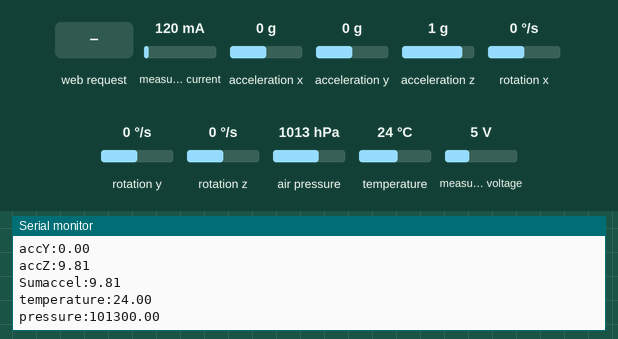
Recording of a sketch running on a simulated ESP32. Shown: the last lines printed to the serial monitor. The test bench sets the inputs (shaded band); at power-on: acceleration x 0 g, acceleration y 0 g, acceleration z 1 g, air pressure 1013 hPa, temperature 24 °C, measured current 120 mA, rotation x 0 °/s, rotation y 0 °/s, rotation z 0 °/s, measured voltage 5 V. WiFi joins after 1.5 s; servers stay silent unless stated; storage starts empty.

Above: at 1.2 s.
1.3 s: acceleration x set to -1.4 g
At 1.43 s:
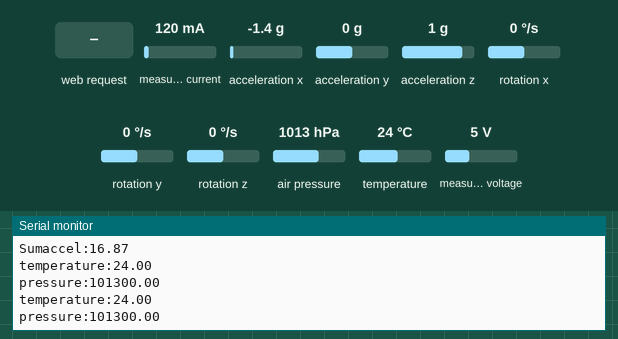
2.8 s: HTTP request GET /readings received
4.3 s: acceleration y set to -1.4 g
At 4.62 s:
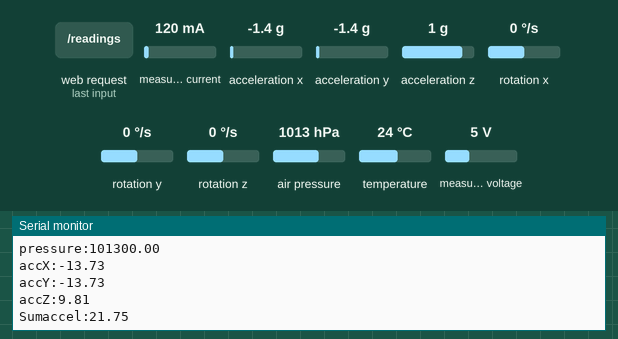
5.8 s: acceleration z set to -1.4 g
At 6.0 s:
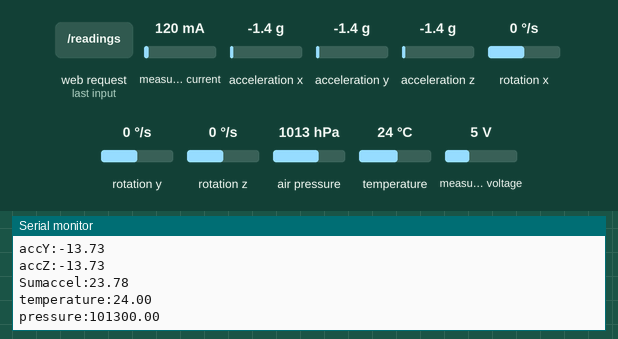
7.3 s: air pressure set to 952 hPa
At 7.64 s:
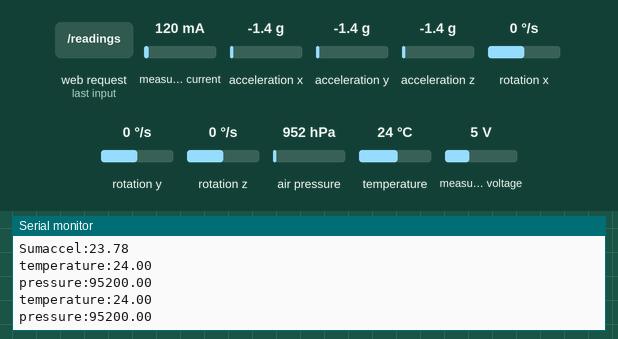
8.8 s: temperature set to 12 °C
At 9.01 s:
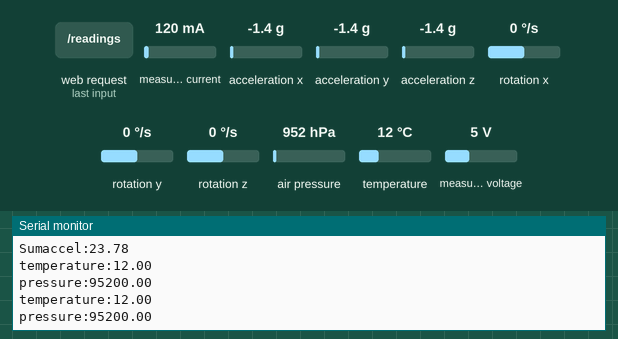
Timing chart, 0 to 11.3 s (numbered marks = the images above; inputs shaded):
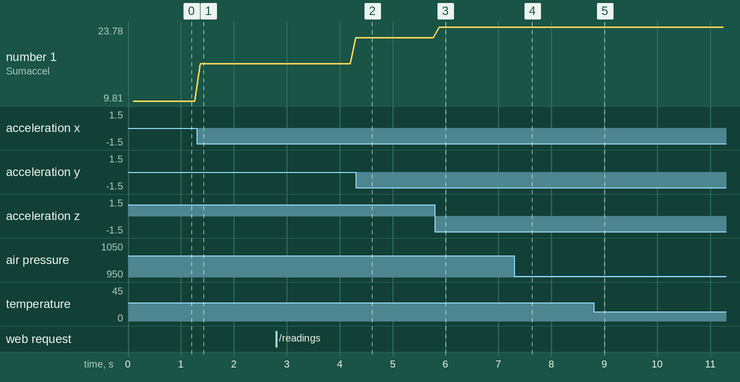

The sketch:

ESP32_Gauges_IMU_INA219.ino
```cpp
// (licence header left out)
#include <Arduino.h>
#include <WiFi.h>
#include <AsyncTCP.h>
#include <ESPAsyncWebServer.h>
#include "LittleFS.h"
#include <Arduino_JSON.h>
#include <Adafruit_BMP280.h>  //change to BMP
#include <Adafruit_Sensor.h>
//Added below
#include <Adafruit_MPU6050.h>
#include <Adafruit_INA219.h>


// Replace with your network credentials
const char* ssid = "ESP32_INA219_IMU_Gauges";
const char* password = "REPLACE_WITH_YOUR_PASSWORD";

// Create AsyncWebServer object on port 80
AsyncWebServer server(80);

// Create an Event Source on /events
AsyncEventSource events("/events");

// Json Variable to Hold Sensor Readings
JSONVar readings;

// Timer variables
unsigned long lastTime = 0;
unsigned long timerDelay = 50;
//Added below
// Timer variables initialize
unsigned long lastTimeGyro = 0;
unsigned long lastTimeTemperature = 0;
unsigned long lastTimeAcc = 0;
unsigned long gyroDelay = 500;
unsigned long temperatureDelay = 1000;
unsigned long accelerometerDelay = 100; // OG=200

// Create a sensor object
Adafruit_BMP280 bme; // Change to BMP BME280 connect to ESP32 I2C (GPIO 21 = SDA, GPIO 22 = SCL)
//Added below
Adafruit_MPU6050 mpu;
sensors_event_t a, g, temp;
sensors_event_t old_a, old_g, old_temp;
float gyroX, gyroY, gyroZ;
float accX, accY, accZ, Sumaccel;
float temperature;

Adafruit_INA219 ina219;

//Gyroscope sensor deviation
//float gyroXerror = 0.07;
//float gyroYerror = 0.03;
//float gyroZerror = 0.01;

float gyroXerror = 0.08;
float gyroYerror = 0.02;
float gyroZerror = 0.015;


// Init BME280
void initBME(){
  if (!bme.begin(0x76)) {
    Serial.println("Could not find a valid BMP280 sensor, check wiring!");
    while (1);
  }
}

// Init MPU6050
void initMPU(){
  if (!mpu.begin()) {
    Serial.println("Failed to find MPU6050 chip");
    while (1) {
      delay(10);
    }
  }
  Serial.println("MPU6050 Found!");
}

void initINA219()
  {
  // Try to initialize the INA219
  if (! ina219.begin())
   {
    Serial.println("Failed to find INA219 chip");
    while (1) { delay(10); }
    }
  }

// Get Sensor Readings and return JSON object
String getSensorReadings(){
  readings["temperature"] = String(bme.readTemperature());
  readings["pressure"] =  String(bme.readPressure());
  String jsonString = JSON.stringify(readings);
  Serial.print("temperature:");
  Serial.println(bme.readTemperature());
  Serial.print("pressure:");
  Serial.println(bme.readPressure());
  return jsonString;
}

String getGyroReadings(){
  mpu.getEvent(&a, &g, &temp);
  old_a=a;
  old_g=g;
  old_temp=temp;
  float gyroX_temp = g.gyro.x;
  if(abs(gyroX_temp) > gyroXerror)  {
    gyroX += gyroX_temp/50.00;
  }

  float gyroY_temp = g.gyro.y;
  if(abs(gyroY_temp) > gyroYerror) {
    gyroY += gyroY_temp/70.00;
  }

  float gyroZ_temp = g.gyro.z;
  if(abs(gyroZ_temp) > gyroZerror) {
    gyroZ += gyroZ_temp/90.00;
  }

  readings["gyroX"] = String(gyroX);
  readings["gyroY"] = String(gyroY);
  readings["gyroZ"] = String(gyroZ);
  Serial.println(bme.readTemperature());
  Serial.print("Gyro X:");
  Serial.println(gyroX_temp);

  String jsonString = JSON.stringify(readings);
  return jsonString;
}

String getAccReadings() {
  mpu.getEvent(&a, &g, &temp);
  // Get current acceleration values
  accX = a.acceleration.x;
  accY = a.acceleration.y;
  accZ = a.acceleration.z;
  Sumaccel = (sqrt((a.acceleration.x*a.acceleration.x)+(a.acceleration.y*a.acceleration.y)+(a.acceleration.z*a.acceleration.z)));

  readings["accX"] = String(accX);
  readings["accY"] = String(accY);
  readings["accZ"] = String(accZ);
  readings["Sumaccel"] = String(Sumaccel);

   Serial.print("accX:");
  Serial.println(accX);
   Serial.print("accY:");
  Serial.println(accY);
   Serial.print("accZ:");
  Serial.println(accZ);
  Serial.print("Sumaccel:");
  Serial.println(Sumaccel);

  String accString = JSON.stringify (readings);
  return accString;
}

String getTemperature(){
  mpu.getEvent(&a, &g, &temp);
  temperature = temp.temperature;
  Serial.print("IMU temp:");
  Serial.println(temperature);
  return String(temperature);
}

String getINA219(){
  // Read voltage and current from INA219.
  float shuntvoltage = ina219.getShuntVoltage_mV();
  float busvoltage = ina219.getBusVoltage_V();
  float current_mA = ina219.getCurrent_mA();
  readings["shuntvoltage"] = String(shuntvoltage);
  readings["busvoltage"] = String(busvoltage);
  readings["current_mA"] = String(current_mA);
  Serial.print("Voltage:");
  Serial.println(busvoltage);
  String INAString = JSON.stringify (readings);
  return INAString;
}

// Initialize LittleFS
void initLittleFS() {
  if (!LittleFS.begin()) {
    Serial.println("An error has occurred while mounting LittleFS");
  }
  Serial.println("LittleFS mounted successfully");
}

// Initialize WiFi
void initWiFi() {
  /*
  WiFi.mode(WIFI_STA);
  WiFi.begin(ssid, password);
  Serial.print("Connecting to WiFi ..");
  while (WiFi.status() != WL_CONNECTED) {
    Serial.print('.');
    delay(1000);
  }
  Serial.println(WiFi.localIP());
*/
  //Access point
   // You can remove the password parameter if you want the AP to be open.
  WiFi.softAP(ssid); //, password
  IPAddress myIP = WiFi.softAPIP();
  Serial.print("AP IP address: ");
  Serial.println(myIP);
}

void setup() {
  // Serial port for debugging purposes
  Serial.begin(115200);
  initBME();
  initWiFi();
  initLittleFS();
  initINA219();
  initMPU();

  // Web Server Root URL
  server.on("/", HTTP_GET, [](AsyncWebServerRequest *request){
    request->send(LittleFS, "/index.html", "text/html");
  });

  server.serveStatic("/", LittleFS, "/");

  // Request for the latest sensor readings
  server.on("/readings", HTTP_GET, [](AsyncWebServerRequest *request){
    String json = getSensorReadings();
    request->send(200, "application/json", json);
    json = String();
  });

  events.onConnect([](AsyncEventSourceClient *client){
    if(client->lastId()){
      Serial.printf("Client reconnected! Last message ID that it got is: %u\n", client->lastId());
    }
    // send event with message "hello!", id current millis
    // and set reconnect delay to 1 second
    client->send("hello!", NULL, millis(), 1000);
  });
  server.addHandler(&events);

  // Start server
  server.begin();
}

void loop() {
   sensors_event_t a, g, temp;
   mpu.getEvent(&a, &g, &temp);

  if ((millis() - lastTime) > timerDelay) {
    // Send Events to the client with the Sensor Readings Every 10 seconds
    events.send("ping",NULL,millis());
    events.send(getSensorReadings().c_str(),"new_readings" ,millis());
    lastTime = millis();
  }

  if ((millis() - lastTime) > gyroDelay) {
    // Send Events to the Web Server with the Sensor Readings
    events.send(getGyroReadings().c_str(),"gyro_readings",millis());
    lastTimeGyro = millis();
  }
  if ((millis() - lastTimeAcc) > accelerometerDelay) {

    // Send Events to the Web Server with the Sensor Readings
    events.send(getAccReadings().c_str(),"accelerometer_readings",millis());
    lastTimeAcc = millis();
  }
  if ((millis() - lastTimeTemperature) > temperatureDelay) {
    // Send Events to the Web Server with the Sensor Readings
    events.send(getTemperature().c_str(),"temperature_reading",millis());
    events.send(getINA219().c_str(),"voltmeter_reading",millis());
    lastTimeTemperature = millis();
  }
}
```

Measured:
- after the input at 1.3 s, the serial monitor: prints a new line after 0.06 s (image 1)
- after the input at 4.3 s, the serial monitor: prints a new line at once (image 2)
- after the input at 5.8 s, the serial monitor: prints a new line after 0.08 s (image 3)
- after the input at 7.3 s, the serial monitor: prints a new line after 0.05 s (image 4)
- after the input at 8.8 s, the serial monitor: prints a new line at once (image 5)
- plotted number 1: 9.81 → 16.87 after the input at 1.3 s, 16.87 → 21.75 after the input at 4.3 s, 21.75 → 23.78 after the input at 5.8 s
